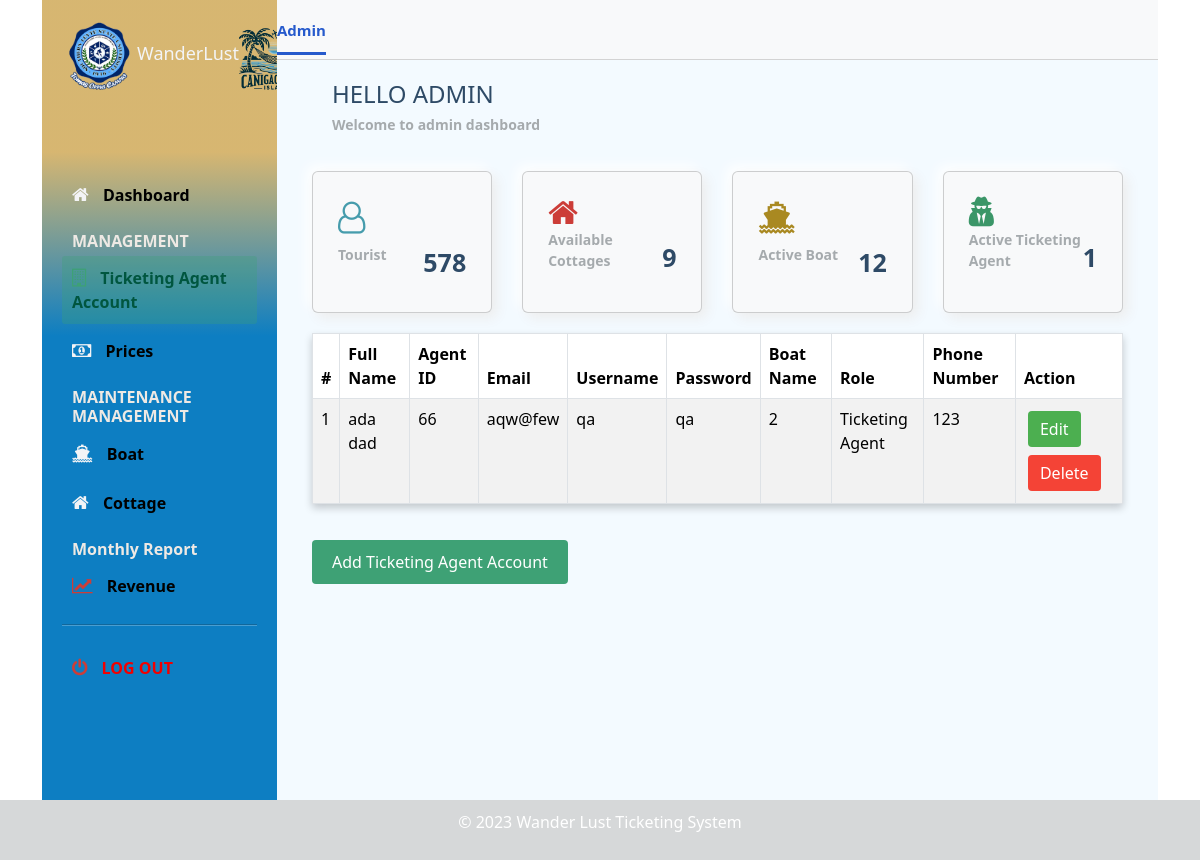
/Ausermanagement.php, run on the app's committed database.
### tables this page shows
CREATE TABLE `useraccounts` (
  `agentID` int(11) NOT NULL,
  `FirstName` varchar(255) NOT NULL,
  `LastName` varchar(255) NOT NULL,
  `Birthdate` date DEFAULT NULL,
  `Email` varchar(255) NOT NULL,
  `Username` varchar(255) NOT NULL,
  `Password` varchar(255) NOT NULL,
  `BoatID` int(11) DEFAULT NULL,
  `Role` varchar(255) NOT NULL,
  `PhoneNumber` varchar(20) DEFAULT NULL
);

### Ausermanagement.php (the view, shortened to what this page needs)
<!DOCTYPE html>
<html lang="en">
<head>
    <link rel="stylesheet" href="https://stackpath.bootstrapcdn.com/font-awesome/4.7.0/css/font-awesome.min.css">
    <link rel="stylesheet" href="auseranangement.css">
    <link rel="stylesheet" href="canigs.css">
    <link rel="stylesheet" href="https://maxcdn.bootstrapcdn.com/bootstrap/{your-bootstrap-version}/css/bootstrap.min.css">
</head>
<body id="body">
    <div class="container">
      <nav class="navbar navbar-expand-lg navbar-light bg-light">
        <div class="navbar__left">
          <a class="navbar-brand active_link" href="#">Admin</a>
        </div>
      </nav>
        <main style="background-color: #f3faff";>
        <div class="main__container">
          <div class="main__title">
            <div class="main__greeting">
              <h1>HELLO ADMIN</h1>
              <p>Welcome to admin dashboard</p>
            </div>
          </div>
          <div class="main__cards">
            <div class="card bg-light">
              <i class="fa fa-user-o fa-2x text-lightblue" aria-hidden="true"></i>
              <div class="card_inner">
                <p class="text-primary-p">Tourist</p>
                <span class="font-bold text-title">578</span>
              </div>
            </div>
            <div class="card bg-light">
              <i class="fa fa-home fa-2x text-red" aria-hidden="true"></i>
              <div class="card_inner">
                <p class="text-primary-p">Available Cottages</p>
                <span class="font-bold text-title">9</span>
              </div>
            </div>
            <div class="card bg-light">
              <i class="fa fa-ship fa-2x text-yellow" aria-hidden="true"></i>
               <div class="card_inner">
                 <p class="text-primary-p">Active Boat</p>
                 <span class="font-bold text-title">12</span>
              </div>
            </div>
<?php
include 'connection.php';
$sql = "SELECT * FROM Useraccounts";
$result = mysqli_query($conn, $sql);
$activeTicketingAgentsCount = mysqli_num_rows($result);
?>
            <div class="card bg-light">
             <i class="fa fa-user-secret fa-2x text-green" aria-hidden="true"></i>
                 <div class="card_inner">
                 <p class="text-primary-p">Active Ticketing Agent</p>
                  <span class="font-bold text-title"><?php echo $activeTicketingAgentsCount; ?></span>
                  </div>
              </div>
          </div>
          <div class="charts">
  <table class="table table-striped table-bordered">
<thead>
  <tr>
    <th>#</th>
    <th>Full Name</th>
    <th>Agent ID</th>
    <th>Email</th>
    <th>Username</th>
    <th>Password</th>
    <th>Boat Name</th>
    <th>Role</th>
    <th>Phone Number</th>
     <th>Action</th>
  </tr>
</thead>
<tbody>
<?php
  $rowNumber = 1;
  while ($row = mysqli_fetch_assoc($result)) {
    echo "<tr>";
    echo "<td>" . $rowNumber . "</td>";
    echo "<td>" . $row['FirstName'] . " " . $row['LastName'] . "</td>";
    echo "<td>" . $row['agentID'] . "</td>";
    echo "<td>" . $row['Email'] . "</td>";
    echo "<td>" . $row['Username'] . "</td>";
    echo "<td>" . $row['Password'] . "</td>";
    echo "<td>" . $row['BoatID'] . "</td>";
    echo "<td>" . $row['Role'] . "</td>";
    echo "<td>" . $row['PhoneNumber'] . "</td>";
    echo "<td class='action-buttons'>";
    echo "<a href='#' class='edit-link' onclick='openEditModal(" . $row['agentID'] . ", \"" . urlencode($row['FirstName']) . "\", \"" . urlencode($row['LastName']) . "\", \"" . urlencode($row['Birthdate']) . "\", \"" . urlencode($row['Email']) . "\", \"" . urlencode($row['Username']) . "\", \"" . urlencode($row['Password']) . "\", \"" . urlencode($row['BoatID']) . "\", \"" . urlencode($row['Role']) . "\", \"" . urlencode($row['PhoneNumber']) . "\")'>Edit</a>";
    echo "<a  class='delete-link' href='deleteuser.php?agentid=" . $row['agentID'] . "'>Delete</a>";
    echo "</td>";
    echo "</tr>";
    $rowNumber++;
  }
  ?>
</tbody>
</table>
<button class="add-button" id="openModalButton">Add Ticketing Agent Account</button>
  </div>
</div>
    </main>
  <div id="sidebar">
        <div class="sidebar__title">
          <div class="sidebar__img">
            <img src="img/slsuto.png" alt="logo" />
            <h1>WanderLust</h1>
            <img src="img/canigs.png" alt="logo" />
          </div>
        </div>
        <br><br>
        <div class="sidebar__menu">
          <div class="sidebar__link  ">
            <i class="fa fa-home "></i>
            <a href="adminindex.php">Dashboard</a>
          </div>
          <h2>MANAGEMENT</h2>
          <div class="sidebar__link active_menu_link ">
            <i class="fa fa-building-o "></i>
            <a href="ausermanagement.php">Ticketing Agent Account</a>
          </div>
          <div class="sidebar__link">
            <i class="fa fa-money "></i>
             <a href="prices.php">Prices</a>
          </div>
          <h2>MAINTENANCE MANAGEMENT</h2>
          <div class="sidebar__link">
            <i class="fa fa-ship "></i>
            <a href="#">Boat</a>
          </div>
          <div class="sidebar__link">
            <i class="fa fa-home"></i>
            <a href="#">Cottage</a>
          </div>
          <h2>Monthly Report</h2>
          <div class="sidebar__link">
            <i class="fa fa-line-chart fa-2x text-red"></i>
            <a href="#">Revenue</a>
          </div>
          <hr>
          <div class="sidebar__logout">
            <i class="fa fa-power-off fa-2x text-red"></i>
            <a href="#">Log out</a>
          </div>
          <div class="sidebar__link">
          </div>
          <div class="sidebar__link">
          </div>
        </div>
      </div>
    </div>
<footer>
    <p>&copy; 2023 Wander Lust Ticketing System</p>
</footer>
</body>
</html>

### auseranangement.css (style rules this page uses)
* { margin: 0; padding: 0; }
body { box-sizing: border-box; font-family: "Lato", sans-serif; }
.text-primary-p { color: #a5aaad; font-size: 14px; font-weight: 700; }
.font-bold { font-weight: 700; }
.text-title { color: #2e4a66; }
.text-lightblue { color: #469cac; }
.text-red { color: #cc3d38; }
.text-yellow { color: #a98921; }
.text-green { color: #3b9668; }
.container { display: grid; height: 100vh; grid-template-columns: 0.8fr 1fr 1fr 1fr; grid-template-rows: 0.2fr 3fr; grid-template-areas: "sidebar nav nav nav" "sidebar main main main"; }
.navbar { background: #ffffff; grid-area: nav; height: 60px; display: flex; align-items: center; justify-content: space-between; padding: 0 30px 0 30px; border-bottom: 1px solid lightgray; }
.navbar__left > a { margin-right: 30px; text-decoration: none; color: #a5aaad; font-size: 15px; font-weight: 700; }
.navbar__left .active_link { color: #265acc; border-bottom: 3px solid #265acc; padding-bottom: 12px; }
main { background: #f3f4f6; grid-area: main; overflow-y: auto; }
.main__container { padding: 20px 35px; }
.main__title { display: flex; align-items: center; }
.main__greeting > h1 { font-size: 24px; color: #2e4a66; margin-bottom: 5px; }
.main__greeting > p { font-size: 14px; font-weight: 700; color: #a5aaad; }
.main__cards { display: grid; grid-template-columns: 1fr 1fr 1fr 1fr; gap: 30px; margin: 20px 0; }
.card { display: flex; flex-direction: column; justify-content: space-around; height: 70px; padding: 25px; border-radius: 5px; background: #ffffff; box-shadow: 5px 5px 13px #ededed, -5px -5px 13px #ffffff; }
.card_inner { display: flex; align-items: center; justify-content: space-between; }
.card_inner > span { font-size: 25px; }
table { width: 100%; border-collapse: collapse; margin-top: 20px; background-color: #f3f3f3; box-shadow: 0 4px 8px 0 rgba(0, 0, 0, 0.2); }
th, td { padding: 10px; text-align: left; }
th { background-color: #3ea175; color: #fff; }
.add-button { background-color: #3ea175; color: #fff; border: none; padding: 10px 20px; border-radius: 4px; margin-top: 20px; cursor: pointer; }
.action-buttons a { display: inline-block; padding: 6px 12px; margin: 4px; text-align: center; text-decoration: none; border-radius: 4px; cursor: pointer; transition: background-color 0.3s; }
.action-buttons a.edit-link { background-color: #4CAF50; color: #fff; }
.action-buttons a.delete-link { background-color: #f44336; color: #fff; }
#sidebar { background: rgb(13,126,194); background: linear-gradient(0deg, rgba(13,126,194,1) 58%, rgba(208,170,89,0.8548669467787114) 81%); grid-area: sidebar; overflow-y: auto; padding: 20px; -webkit-transition: all 0.5s; transition: all 0.5s; }
.sidebar__title { display: flex; justify-content: space-between; align-items: center; color: #f3f4f6; margin-bottom: 30px; }
.sidebar__img { display: flex; align-items: center; }
.sidebar__title > div > img { width: 75px; object-fit: contain; }
.sidebar__title > div > h1 { font-size: 18px; display: inline; }
.sidebar__menu > h2 { color: #eee9e4; font-size: 16px; margin-top: 15px; margin-bottom: 5px; padding: 0 10px; font-weight: 700; }
.sidebar__link { color: #f3f4f6; padding: 10px; border-radius: 3px; margin-bottom: 5px; }
.active_menu_link { background: rgba(62, 161, 117, 0.3); color: #3ea175; }
.active_menu_link a { color: #00563F !important; }
.sidebar__link > a { text-decoration: none; color: black; font-weight: 700; }
.sidebar__link > i { margin-right: 10px; font-size: 18px; }
.sidebar__logout { margin-top: 20px; padding: 10px; color: #f20000; }
.sidebar__logout > a { text-decoration: none; color: #f20000; font-weight: 700; text-transform: uppercase; }
.sidebar__logout > i { margin-right: 10px; font-size: 18px; }

### canigs.css (style rules this page uses)
hr { height: 2px; background-color: white; border: none; }
footer { background-color: #d6d8d9; color: #ffffff; text-align: center; padding: 10px; }

### data on the page
useraccounts: FirstName "ada", LastName "dad", agentID "66", Email "aqw@few", Username "qa", Password "qa", BoatID "2", Role "Ticketing Agent", PhoneNumber "123"

### other printed values
$activeTicketingAgentsCount "1"
